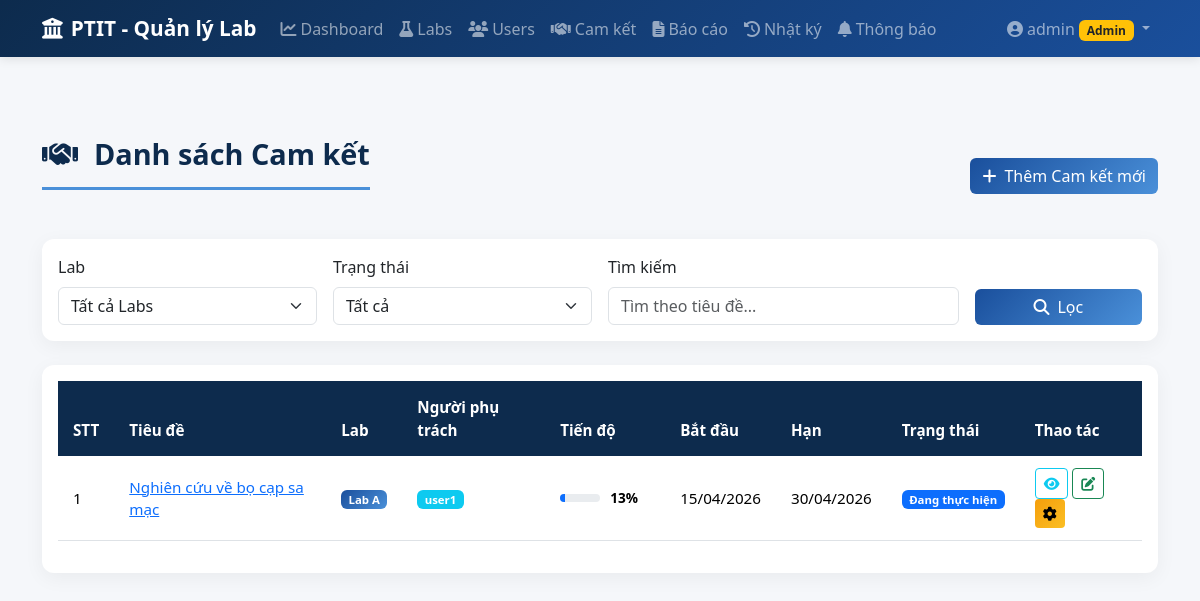
The page /commitments (signed in) on the database as committed earlier.
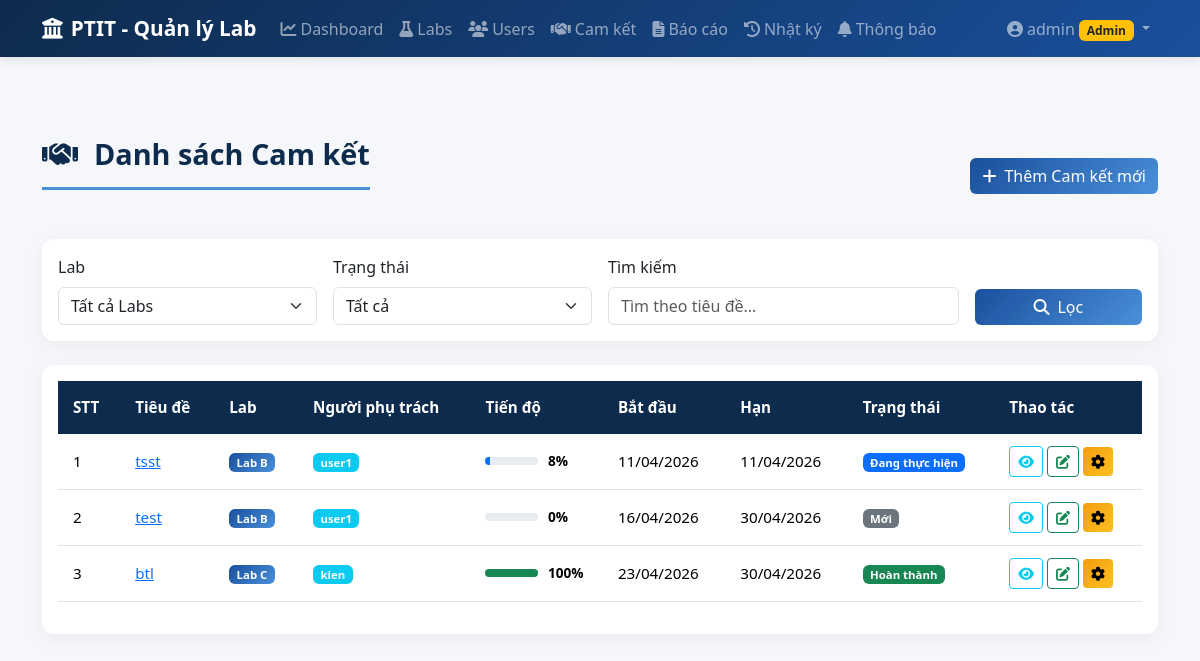
The same page on the database as committed later.
### models.py (models this page shows, shortened)
class Commitment(db.Model):
    __tablename__ = 'commitments'
    id = db.Column(db.Integer, primary_key=True)
    title = db.Column(db.String(200), nullable=False)
    description = db.Column(db.Text)
    lab_id = db.Column(db.Integer, db.ForeignKey('labs.id'), nullable=False)
    assigned_to = db.Column(db.Integer, db.ForeignKey('users.id'), nullable=True)  # User được giao
    start_date = db.Column(db.Date, nullable=False)
    deadline = db.Column(db.Date, nullable=False)
    progress = db.Column(db.Integer, default=0)  # 0-100
    status = db.Column(db.String(20), default='Mới')  # Mới, Đang thực hiện, Hoàn thành, Quá hạn
    created_by = db.Column(db.Integer, db.ForeignKey('users.id'))
    created_at = db.Column(db.DateTime, default=datetime.utcnow)
    updated_at = db.Column(db.DateTime, default=datetime.utcnow, onupdate=datetime.utcnow)
    creator = db.relationship('User', foreign_keys=[created_by], backref='commitments_created')
    assignee = db.relationship('User', foreign_keys=[assigned_to], backref='tasks_assigned')
    progress_updates = db.relationship('ProgressUpdate', backref='commitment', lazy=True, cascade='all, delete-orphan')

class Lab(db.Model):
    __tablename__ = 'labs'
    id = db.Column(db.Integer, primary_key=True)
    name = db.Column(db.String(100), nullable=False)
    description = db.Column(db.Text)
    manager_name = db.Column(db.String(100))
    email = db.Column(db.String(100))
    created_at = db.Column(db.DateTime, default=datetime.utcnow)
    users = db.relationship('User', backref='lab', lazy=True)
    commitments = db.relationship('Commitment', backref='lab', lazy=True, cascade='all, delete-orphan')

class User(UserMixin, db.Model):
    __tablename__ = 'users'
    id = db.Column(db.Integer, primary_key=True)
    username = db.Column(db.String(50), unique=True, nullable=False)
    password_hash = db.Column(db.String(200), nullable=False)
    role = db.Column(db.String(20), nullable=False)  # 'admin' or 'lab'
    lab_id = db.Column(db.Integer, db.ForeignKey('labs.id', ondelete='SET NULL'), nullable=True)
    def is_admin(self):
        return self.role == 'admin'

### app.py (the view)
@app.route('/commitments')
@login_required
def commitments_list():
    query = Commitment.query
    if not current_user.is_admin():
        query = query.filter_by(lab_id=current_user.lab_id)
    lab_filter = request.args.get('lab_id')
    status_filter = request.args.get('status')
    search = request.args.get('search')
    if lab_filter:
        query = query.filter_by(lab_id=int(lab_filter))
    if status_filter:
        query = query.filter_by(status=status_filter)
    if search:
        query = query.filter(Commitment.title.contains(search))
    commitments = query.order_by(Commitment.deadline.asc()).all()
    labs = Lab.query.all()
    return render_template('commitments/list.html', commitments=commitments, labs=labs)

### app.py (called while the page is built)
@login_manager.user_loader
def load_user(user_id):
    return User.query.get(int(user_id))

@app.before_request
def csrf_protect():
    if request.method in ('POST', 'PUT', 'DELETE'):
        if request.endpoint == 'login':
            return
        token = request.form.get('_csrf_token') or request.headers.get('X-CSRF-Token')
        if not validate_csrf_token(token):
            flash('Yêu cầu không hợp lệ (CSRF token không đúng). Vui lòng thử lại.', 'danger')
            return redirect(request.referrer or url_for('dashboard'))

### templates/commitments/list.html (shortened to what the changed rows need)
{% extends "base.html" %}
{% block content %}
<div class="d-flex justify-content-between align-items-center mb-4">
    <h1 class="page-title">
        <i class="fas fa-handshake me-3"></i>Danh sách Cam kết
    </h1>
</div>
<div class="card">
    <div class="card-body">
        <div class="table-responsive">
            <table class="table table-hover">
                <thead>
                    <tr>
                        <th>STT</th>
                        <th>Tiêu đề</th>
                        {% if current_user.is_admin() %}
                        <th>Lab</th>
                        <th>Người phụ trách</th>
                        {% endif %}
                        <th>Tiến độ</th>
                        <th>Bắt đầu</th>
                        <th>Hạn</th>
                        <th>Trạng thái</th>
                        <th>Thao tác</th>
                    </tr>
                </thead>
                <tbody>
                    {% for commit in commitments %}
                    <tr>
                        <td>{{ loop.index }}</td>
                        <td>
                            <a href="{{ url_for('commitments_detail', commitment_id=commit.id) }}">
                                {{ commit.title }}
                            </a>
                        </td>
                        {% if current_user.is_admin() %}
                        <td>
                            <span class="badge bg-lab">{{ commit.lab.name }}</span>
                        </td>
                        <td>
                            {% if commit.assignee %}
                            <span class="badge bg-info">{{ commit.assignee.username }}</span>
                            {% else %}
                            <span class="text-muted">-</span>
                            {% endif %}
                        </td>
                        {% endif %}
                        <td style="min-width: 120px;">
                            <div class="progress-wrapper">
                                <div class="progress">
                                    <div class="progress-bar bg-{{ 'success' if commit.progress >= 100 else 'primary' }}"
                                         style="width: {{ commit.progress }}%">
                                    </div>
                                </div>
                                <span class="progress-text">{{ commit.progress }}%</span>
                            </div>
                        </td>
                        <td>{{ commit.start_date.strftime('%d/%m/%Y') }}</td>
                        <td>{{ commit.deadline.strftime('%d/%m/%Y') }}</td>
                        <td>
                            {% if commit.status == 'Hoàn thành' %}
                            <span class="badge bg-success">{{ commit.status }}</span>
                            {% elif commit.status == 'Quá hạn' %}
                            <span class="badge bg-danger">{{ commit.status }}</span>
                            {% elif commit.status == 'Đang thực hiện' %}
                            <span class="badge bg-primary">{{ commit.status }}</span>
                            {% else %}
                            <span class="badge bg-secondary">{{ commit.status }}</span>
                            {% endif %}
                        </td>
                        <td>
                            <a href="{{ url_for('commitments_detail', commitment_id=commit.id) }}"
                               class="btn btn-sm btn-outline-info">
                                <i class="fas fa-eye"></i>
                            </a>
                            <a href="{{ url_for('progress_update', commitment_id=commit.id) }}"
                               class="btn btn-sm btn-outline-success">
                                <i class="fas fa-edit"></i>
                            </a>
                            {% if current_user.is_admin() %}
                            <a href="{{ url_for('commitments_edit', commitment_id=commit.id) }}"
                               class="btn btn-sm btn-warning">
                                <i class="fas fa-cog"></i>
                            </a>
                            {% endif %}
                        </td>
                    </tr>
                    {% endfor %}
                </tbody>
            </table>
        </div>
    </div>
</div>
{% endblock %}

Rows that differ between the two databases and show on the page:
removed Commitment: title "Nghiên cứu về bọ cạp sa mạc", lab.name "Lab A", assignee.username "user1", progress "13", start_date "15/04/2026", deadline "30/04/2026", status "Đang thực hiện"
added Commitment: title "tsst", lab.name "Lab B", assignee.username "user1", progress "8", start_date "11/04/2026", deadline "11/04/2026", status "Đang thực hiện"
added Commitment: title "test", lab.name "Lab B", assignee.username "user1", progress "0", start_date "16/04/2026", deadline "30/04/2026", status "Mới"
added Commitment: title "btl", lab.name "Lab C", assignee.username "kien", progress "100", start_date "23/04/2026", deadline "30/04/2026", status "Hoàn thành"
